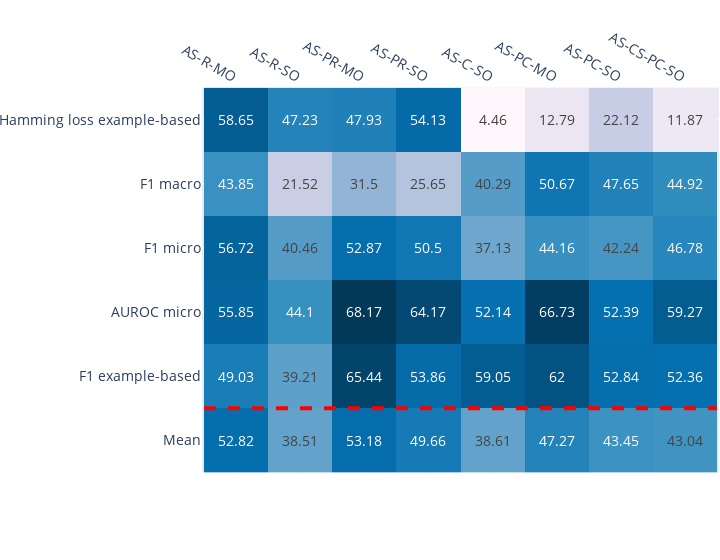

Notebook code cell kept with this figure:
### Code cell
from utils import calculate_gap_closed
import pandas as pd
import numpy as np
import plotly.express as px
import plotly.graph_objects as go
from plotly.subplots import make_subplots



def gap_closed_heatmap(metrics):
    approaches = ['AS-R-MO', 'AS-R-SO', 'AS-PR-MO', 'AS-PR-SO', 'AS-C-SO', 'AS-PC-MO', 'AS-PC-SO', 'AS-CS-PC-SO']
    data = []
    for metric in metrics:
        data.append(calculate_gap_closed(metric, "results", 42))
    df = pd.DataFrame(data, index=metrics, columns=approaches)
    print(df)
    
    # Calculate the mean of each column and append it as a new row
    df.loc['Mean'] = df.mean()
    
    #rename metrics 
    index_mapping = {
        'HAMMING LOSS example based': 'Hamming loss example-based',
        'MACRO F1': 'F1 macro',
        'MICRO F1': 'F1 micro', 
        'AUCROC MICRO': 'AUROC micro', 
        'F1 example based': 'F1 example-based'
    }
    df.rename(index=index_mapping, inplace=True)

    # Plotting
    fig = px.imshow(df.round(2), color_continuous_scale='pubu', text_auto=True)
    fig.update_coloraxes(showscale=False)
    fig.update_xaxes(side="top")
    
    # Adjust layout
    fig.update_layout(
        autosize=True,
        width=720,
        margin=dict(
            l=0,
            r=0,
            b=0,
            t=0,
        ),
        font=dict(
            size=14
        )
    )
    
    # Drawing a dashed red line to separate the last row
    num_metrics = len(metrics)
    fig.add_shape(type="line",
                  x0=-0.5, y0=num_metrics - 0.5, x1=len(approaches) - 0.5, y1=num_metrics - 0.5,
                  line=dict(color="Red", width=4, dash="dash"),
                  layer="above"
                 )
    
    fig.show()
    fig.write_image(f'./figures/heatmap.pdf')
    # return df

gap_closed_heatmap(metrics=['HAMMING LOSS example based', 'MACRO F1', 'MICRO F1', 'AUCROC MICRO', 'F1 example based'])

### Figure 1 — Plotly figure (JSON) as saved in the notebook; plotly's stock layout.template omitted (floating-point values rounded to 4 significant figures)
{"data": [{"coloraxis": "coloraxis", "hovertemplate": "x: %{x}<br>y: %{y}<br>color: %{z}<extra></extra>", "name": "0", "texttemplate": "%{z}", "type": "heatmap", "x": ["AS-R-MO", "AS-R-SO", "AS-PR-MO", "AS-PR-SO", "AS-C-SO", "AS-PC-MO", "AS-PC-SO", "AS-CS-PC-SO"], "xaxis": "x", "y": ["Hamming loss example-based", "F1 macro", "F1 micro", "AUROC micro", "F1 example-based", "Mean"], "yaxis": "y", "z": [[58.65, 47.23, 47.93, 54.13, 4.46, 12.79, 22.12, 11.87], [43.85, 21.52, 31.5, 25.65, 40.29, 50.67, 47.65, 44.92], [56.72, 40.46, 52.87, 50.5, 37.13, 44.16, 42.24, 46.78], [55.85, 44.1, 68.17, 64.17, 52.14, 66.73, 52.39, 59.27], [49.03, 39.21, 65.44, 53.86, 59.05, 62, 52.84, 52.36], [52.82, 38.51, 53.18, 49.66, 38.61, 47.27, 43.45, 43.04]]}], "layout": {"autosize": true, "coloraxis": {"colorscale": [[0, "rgb(255,247,251)"], [0.125, "rgb(236,231,242)"], [0.25, "rgb(208,209,230)"], [0.375, "rgb(166,189,219)"], [0.5, "rgb(116,169,207)"], [0.625, "rgb(54,144,192)"], [0.75, "rgb(5,112,176)"], [0.875, "rgb(4,90,141)"], [1, "rgb(2,56,88)"]], "showscale": false}, "font": {"size": 14}, "margin": {"b": 0, "l": 0, "r": 0, "t": 0}, "shapes": [{"layer": "above", "line": {"color": "Red", "dash": "dash", "width": 4}, "type": "line", "x0": -0.5, "x1": 7.5, "y0": 4.5, "y1": 4.5}], "width": 720, "xaxis": {"anchor": "y", "constrain": "domain", "domain": [0, 1], "scaleanchor": "y", "side": "top"}, "yaxis": {"anchor": "x", "autorange": "reversed", "constrain": "domain", "domain": [0, 1]}}}
